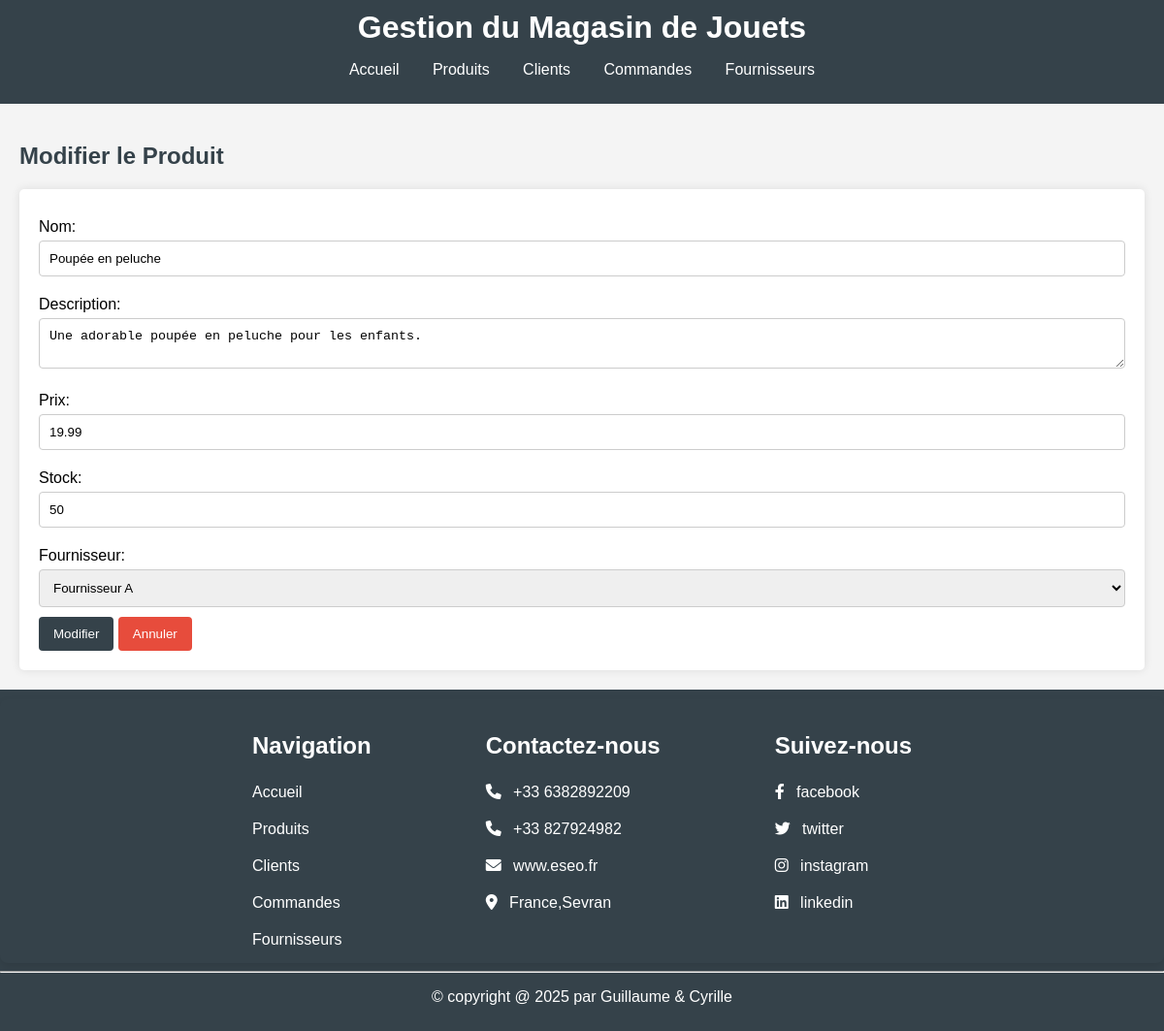
Screenshot of /produits/modifier.php?id=1 with the database file from the repository.
### tables this page shows
CREATE TABLE products (
    id INT AUTO_INCREMENT PRIMARY KEY,
    name VARCHAR(255) NOT NULL,
    description TEXT,
    price DECIMAL(10, 2) NOT NULL,
    stock INT NOT NULL,
    supplier_id INT,
    FOREIGN KEY (supplier_id) REFERENCES suppliers(id)
);

CREATE TABLE suppliers (
    id INT AUTO_INCREMENT PRIMARY KEY,
    name VARCHAR(255) NOT NULL,
    contact VARCHAR(255),
    address VARCHAR(255)
);

### produits/modifier.php (the view, shortened to what this page needs)
<?php
include '../includes/db.php';
include '../includes/header.php';
$id = $_GET['id'];
$product = $conn->query("SELECT * FROM products WHERE id = $id")->fetch_assoc();
$suppliers = $conn->query("SELECT * FROM suppliers");
?>
<h2>Modifier le Produit</h2>
<form method="POST">
    <label for="name">Nom:</label>
    <input type="text" name="name" value="<?php echo $product['name']; ?>" required>
    <label for="description">Description:</label>
    <textarea name="description"><?php echo $product['description']; ?></textarea>
    <label for="price">Prix:</label>
    <input type="number" step="0.01" name="price" value="<?php echo $product['price']; ?>" required>
    <label for="stock">Stock:</label>
    <input type="number" name="stock" value="<?php echo $product['stock']; ?>" required>
    <label for="supplier_id">Fournisseur:</label>
    <select name="supplier_id">
        <?php while ($row = $suppliers->fetch_assoc()): ?>
            <option value="<?php echo $row['id']; ?>" <?php if ($row['id'] == $product['supplier_id']) echo 'selected'; ?>><?php echo $row['name']; ?></option>
        <?php endwhile; ?>
    </select>
    <button type="submit">Modifier</button>
    <button onclick="history.back()" class="exit">Annuler</button>
</form>
<?php
include '../includes/footer.php';
?>

### css/style.css (style rules this page uses)
* { box-sizing: border-box; }
body { font-family: Arial, sans-serif; margin: 0; padding: 0; background-color: #f4f4f4; }
h2 { color: #35424a; }
form { background: #ffffff; padding: 20px; border-radius: 5px; box-shadow: 0 0 10px rgba(0, 0, 0, 0.1); }
form label { display: block; margin: 10px 0 5px; }
form input, form select, form textarea { width: 100%; padding: 10px; margin-bottom: 10px; border: 1px solid #cccccc; border-radius: 4px; }
button { background-color: #35424a; color: white; border: none; padding: 10px 15px; cursor: pointer; border-radius: 4px; }
.exit { background-color: #e74c3c; }

### rows the page displays
products: name "Poupée en peluche", description "Une adorable poupée en peluche pour les enfants.", price "19.99", stock "50", supplier_id "Fournisseur A"
